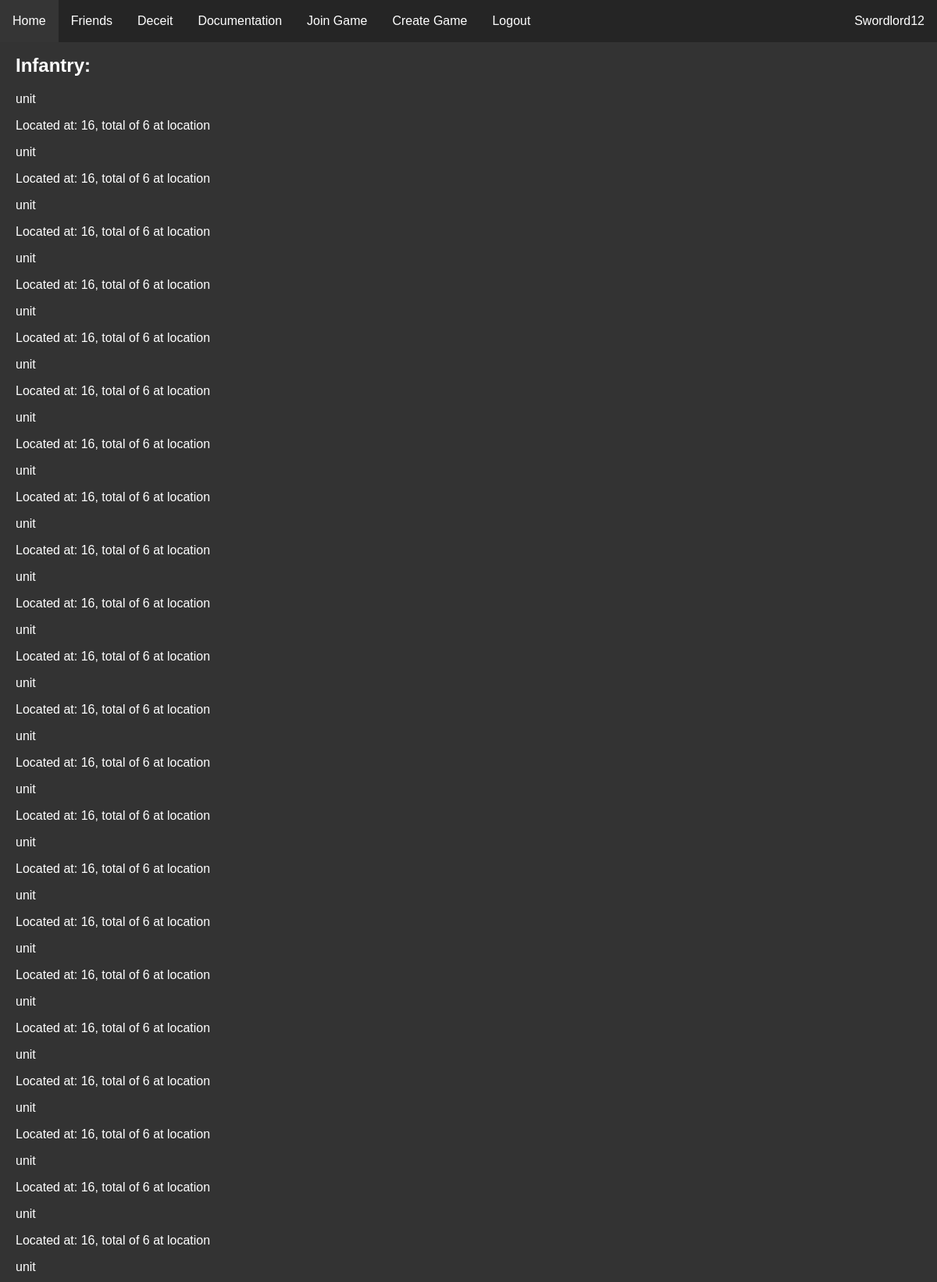
The app's page /rooms/1/military (signed in, upper part) with its own data.
### website/models.py (models this page shows)
class User(db.Model, UserMixin):
    id = db.Column(db.Integer, primary_key=True)
    email = db.Column(db.String(150), unique=True)
    password = db.Column(db.String(150))
    username = db.Column(db.String(150))
    pfp = db.Column(db.String(50))
    admin = db.Column(db.String(50))

class Military(db.Model):
    id = db.Column(db.Integer, primary_key=True)
    game = db.Column(db.Integer, db.ForeignKey('game.id'))
    owner = db.Column(db.Integer, db.ForeignKey('empires.id'))
    location = db.Column(db.Integer, db.ForeignKey('territories.id'))
    category = db.Column(db.String(9))
    type = db.Column(db.String(15))
    amount = db.Column(db.Integer)

### website/rooms.py (the view)
@login_required
@rooms.route('<int:game_id>/military')
def military(game_id):
    current_empire = db.session.query(Empires).filter_by(game=game_id, user=current_user.id).first()
    infantry = db.session.query(Military).filter_by(game=game_id, owner=current_empire.id)
    return render_template("military.html", user=current_user, infantry=infantry)

### website/templates/military.html
{% extends "base.html" %} {% block title %}Military Overview{% endblock %}
{% block content %}
<h2>Infantry:</h2>
{% for unit in infantry %}
<p>unit</p>
<p>Located at: {{unit.location}}, total of {{unit.amount}} at location</p>
{% endfor %}
{% endblock %}

### website/templates/base.html (shortened to what this page needs)
<!DOCTYPE html>
<html lang="en">
<head>
    <link rel="stylesheet" type="text/css" href="/static/css/main.css" />
</head>
<body>
    <ul class="navbar">
      {% if user.is_authenticated %}
      <li><a class="nav-item nav-link" id="home" href="/">Home</a></li>
      <li><a class="nav-item nav-link" id="friends" href="/user/friends">Friends</a></li>
      <li><a class="nav-item nav-link" id="deceit" href="/deceit">Deceit</a></li>
      <li><a class="nav-item nav-link" id="docs" href="/docs/">Documentation</a></li>
      <li><a class="nav-item nav-link" id="join_game" href="/join-game">Join Game</a></li>
      <li><a class="nav-item nav-link" id="create_game" href="/create-game">Create Game</a></li>
      <li><a class="nav-item nav-link" id="logout" href="/logout">Logout</a></li>
      <li><a class="nav-user nav-link" id="user_link" href="{{url_for('profiles.profile', user_id=user.id)}}">{{ user.username }}</a></li>
      {% else %}
      <li><a class="nav-item nav-link" id="login" href="/login">Login</a></li>
      <li><a class="nav-item nav-link" id="signUp" href="/sign-up">Sign Up</a></li>
      {% endif %}
    </ul>
    <div id="main_div">
    <div class="container">
        {% block content %}
        {% endblock %}
    </div>
    </div>
</body>
</html>

### website/static/css/main.css (style rules this page uses)
#main_div { margin-top: 30px; padding: 20px; }
body { margin: 0px; background-color: #333333; color: white; }
.navbar { list-style-type: none; margin: 0; padding: 0; overflow: hidden; background-color: #252525; position: fixed; top: 0; width: 100%; }
.nav-item { float: left; }
.nav-user { float:right; }
.nav-link { display: block; color: white; text-align: center; padding: 18px 16px; text-decoration: none; }
html { font-family: Arial, Helvetica, sans-serif; }

### records on screen
User: username "Swordlord12"
Military: location "16", amount "6"
Military: location "16", amount "6"
Military: location "16", amount "6"
Military: location "16", amount "6"
Military: location "16", amount "6"
Military: location "16", amount "6"
Military: location "16", amount "6"
Military: location "16", amount "6"
Military: location "16", amount "6"
Military: location "16", amount "6"
Military: location "16", amount "6"
Military: location "16", amount "6"
Military: location "16", amount "6"
Military: location "16", amount "6"
Military: location "16", amount "6"
Military: location "16", amount "6"
Military: location "16", amount "6"
Military: location "16", amount "6"
Military: location "16", amount "6"
Military: location "16", amount "6"
Military: location "16", amount "6"
Military: location "16", amount "6"
